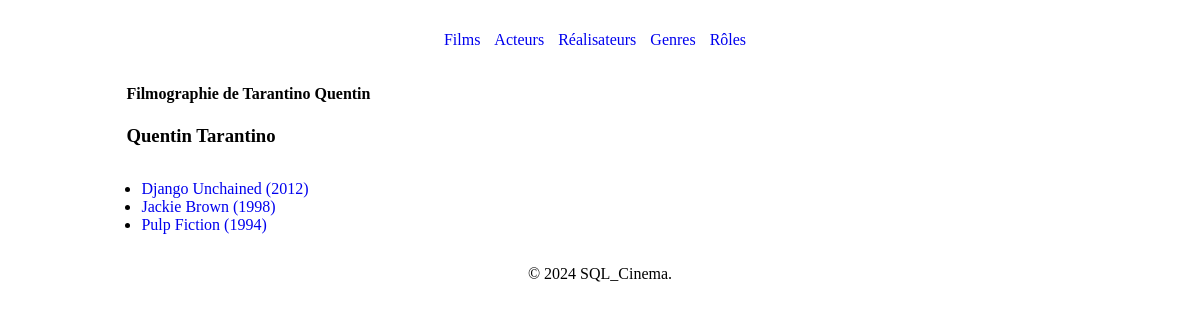
/index.php?action=detailDirector&id=1, run on the app's committed database.
### tables this page shows
CREATE TABLE IF NOT EXISTS Personne (
    id_personne INT AUTO_INCREMENT PRIMARY KEY,
    prenom VARCHAR(50),
    nom VARCHAR(50),
    dateNaissance DATE,
    sexe CHAR(1),
    photo VARCHAR(255) DEFAULT 'photo.jpg'
);

CREATE TABLE IF NOT EXISTS Film (
    id_film INT AUTO_INCREMENT PRIMARY KEY,
    titre VARCHAR(255),
    annee_sortie INT,
    duree INT,
    synopsis TEXT,
    note INT,
    affiche VARCHAR(255) DEFAULT 'affiche.jpg',
    id_realisateur INT,
    FOREIGN KEY (id_realisateur) REFERENCES Realisateur(id_realisateur)
);

### controllers/DirectorController.php (called while the page is built, shortened)
<?php
class DirectorController
{
    public function detailsDirector($directorId)
    {
        $pdo = Connect::Connection();
        $details = $pdo->prepare("
        SELECT f.id_film,p.prenom, p.nom, f.titre, f.annee_sortie
        FROM Personne p
        INNER JOIN Realisateur r ON p.id_personne = r.id_personne
        INNER JOIN Film f ON r.id_realisateur = f.id_realisateur
        WHERE r.id_realisateur = :id
        ORDER BY f.annee_sortie DESC
    ");
        $details->execute(['id' => $directorId]);
        $directorDetails = $details->fetchAll();
        require "views/directorDetailsView.php";
    }
}

### views/directorDetailsView.php (the view, shortened to what this page needs)
<?php if (isset($directorDetails)) { ?>
    <h3><?= $directorDetails[0]['prenom'] . ' ' . $directorDetails[0]['nom'] ?></h3>
    <ul>
        <?php foreach ($directorDetails as $film) { ?>
        <li>
            <a href="index.php?action=detailFilm&id=<?= $film['id_film'] ?>">
              <?= $film['titre'] ?> (<?= $film['annee_sortie'] ?>)
           </a>
        </li>
        <?php } ?>
    </ul>
<?php } ?>
<?php
$titre_secondaire = "Filmographie de " . $directorDetails[0]['nom'] . " " . $directorDetails[0]['prenom'];
$contenu = ob_get_clean();
require "views/template.php";
?>

### views/template.php (shortened to what this page needs)
<!DOCTYPE html>
<html lang="fr">
<head>
    <link rel="stylesheet" href="public/css/style.css">
</head>
<body>
    <header>
        <nav>
            <ul>
                <li><a href="index.php?action=listFilms">Films</a></li>
                <li><a href="index.php?action=listActeurs">Acteurs</a></li>
                <li><a href="index.php?action=listDirectors">Réalisateurs</a></li>
                <li><a href="index.php?action=listKinds">Genres</a></li>
                <li><a href="index.php?action=listRoles">Rôles</a></li>
            </ul>
        </nav>
    </header>
    <div id="wrapper" class="uk-container uk-container-expand">
        <main>
            <section id="content">
                <h4> <?= isset($titre_secondaire) ? $titre_secondaire : '' ?></h4>
                <?= isset($contenu) ? $contenu : '' ?>
            </section>
        </main>
    </div>
    <footer>
        <p>&copy; <?= date('Y') ?> SQL_Cinema.</p>
    </footer>
</body>
</html>

### public/css/style.css (style rules this page uses)
section { width: 80%; max-width: 1200px; margin: auto; }
footer,td,nav { text-align: center; }
a { text-decoration: none; }
nav ul { list-style-type: none; }
nav ul li { display: inline-block; margin-right: 10px; }
ul { padding: 15px; }

### data on the page
personne: titre_secondaire "Filmographie de Tarantino Quentin", prenom "Quentin", nom "Tarantino", film.titre "Django Unchained", film.annee_sortie "2012", film.titre "Jackie Brown", film.annee_sortie "1998", film.titre "Pulp Fiction", film.annee_sortie "1994"
